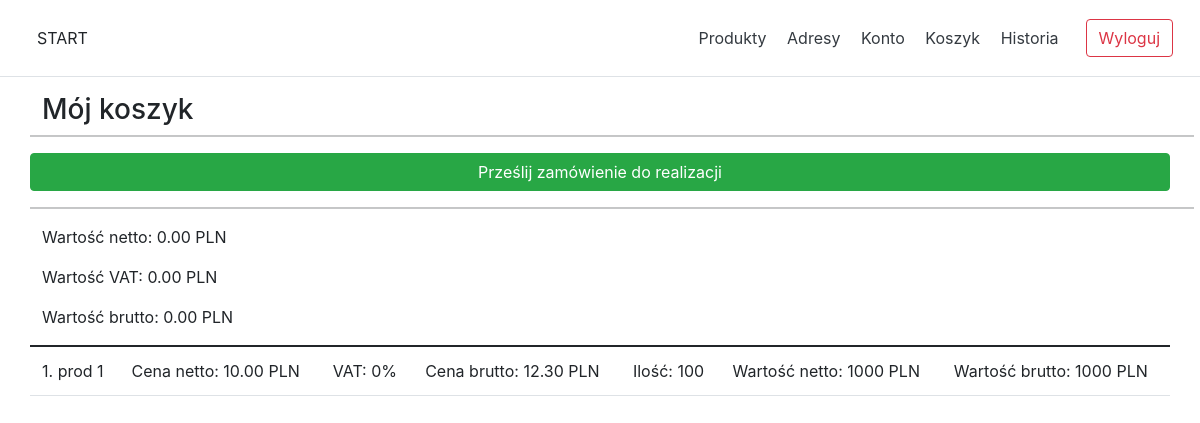
The page /pages/cart.php (signed in) on the database as committed earlier.
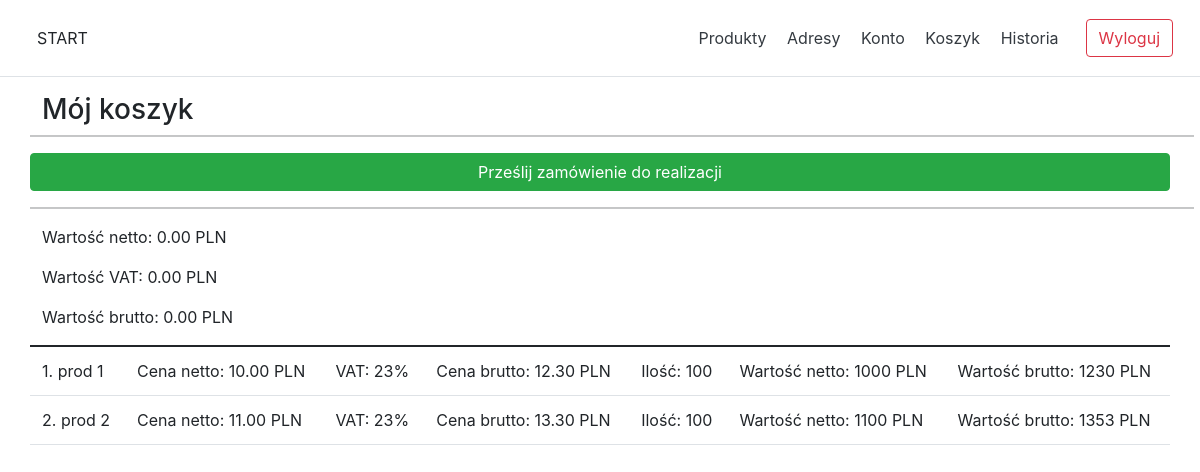
The same page on the database as committed later.
### tables this page shows
CREATE TABLE carts
(
    `id`          int(11) AUTO_INCREMENT PRIMARY KEY NOT NULL,
    `user_id`     int(11)                            NOT NULL,
    `purchased`   datetime,
    `nett_value`  decimal(10, 2)                     NOT NULL,
    `vat_value`   decimal(10, 2)                     NOT NULL,
    `gross_value` decimal(10, 2)                     NOT NULL,
    `closed`      boolean DEFAULT false              NOT NULL
);

CREATE TABLE products_in_cart
(
    `id`          int(11) AUTO_INCREMENT PRIMARY KEY NOT NULL,
    `user_id`     int(11)                            NOT NULL,
    `cart_id`     int(11)                            NOT NULL,
    `product_id`  int(11)                            NOT NULL,
    `name`        varchar(255)                       NOT NULL,
    `description` varchar(1000)                      NOT NULL,
    `nett_price`  decimal(10, 2)                     NOT NULL,
    `vat`         int(11)                            NOT NULL,
    `gross_price` decimal(10, 2)                     NOT NULL,
    `optima_code` varchar(255),
    `ean`         varchar(255),
    `quantity`    int(11)                            NOT NULL,
    `nett_value`  decimal(10, 2)                     NOT NULL,
    `vat_value`   decimal(10, 2)                     NOT NULL,
    `gross_value` decimal(10, 2)                     NOT NULL
);

### pages/cart.php (the view, shortened to what this page needs)
<!doctype html>
<html lang="pl">
<head>
    <?php include_once('../static/elements/head.inc.php'); ?>
</head>
<body>
<header>
    <?php include_once('../static/elements/header.php') ?>
</header>
<div class="container">
    <div class="row">
        <h3>Mój koszyk</h3>
        <hr>
        <button class="btn btn-success btn-block mb-3">Prześlij zamówienie do realizacji</button>
        <hr>
        <table class="table table-hover">
            <tbody>
            <?php
            include_once '../classes/dbh.classes.php';
            $userId = $_SESSION['id'];
            $stmt = $connection->prepare('SELECT * FROM carts WHERE user_id = ? AND closed = false;');
            $stmt->bind_param('i', $userId);
            $stmt->execute();
            $stmt->store_result();
            if ($stmt->num_rows > 0) {
                $stmt->bind_result($cartId, $userId, $purchased, $nettValue, $vatVaue, $grossValue, $closed);
                $stmt->fetch(); ?>
                <p>Wartość netto: <?= $nettValue ?> PLN</p>
                <p>Wartość VAT: <?= $vatVaue ?> PLN</p>
                <p>Wartość brutto: <?= $grossValue ?> PLN</p>
                <?php
                $stmt = $connection->prepare('SELECT * FROM products_in_cart WHERE cart_id = ?;');
                $stmt->bind_param('i', $cartId);
                $stmt->execute();
                $result = $stmt->get_result();
                $products = $result->fetch_all(MYSQLI_ASSOC);
                if ($products > 0) {
                    $rowNumber = 0;
                    foreach ($products as $product) {
                        $rowNumber += 1; ?>
                        <tr>
                            <td><?= $rowNumber ?>. <?= $product['name'] ?></td>
                            <td>Cena netto: <?= $product['nett_price'] ?> PLN</td>
                            <td>VAT: <?= $product['vat'] ?>%</td>
                            <td>Cena brutto: <?= $product['gross_price'] ?> PLN</td>
                            <td>Ilość: <?= $product['quantity'] ?></td>
                            <td>Wartość netto: <?= $product['nett_price'] * $product['quantity'] ?> PLN</td>
                            <td>Wartość
                                brutto: <?= $product['nett_price'] * $product['quantity'] * (1 + $product['vat'] / 100) ?>
                                PLN
                            </td>
                        </tr>
                        <?php
                    }
                } else {
                    echo('<div class="alert alert-danger text-center" role="alert">Nie masz produktów w koszyku</div>');
                }
            } else {
                echo('<div class="alert alert-danger text-center" role="alert">Nie masz produktów w koszyku</div>');
            }
            ?>
            </tbody>
        </table>
    </div>
</div>
</body>
</html>

### static/elements/head.inc.php (shortened to what this page needs)
<link href="/static/css/reset.css" rel="stylesheet"/>
<link href="https://cdn.jsdelivr.net/npm/bootstrap-icons@1.3.0/font/bootstrap-icons.css" rel="stylesheet">
<link href="https://cdn.jsdelivr.net/npm/bootstrap@5.1.3/dist/css/bootstrap.min.css" rel="stylesheet"
>
<link href="/static/css/main.css" rel="stylesheet"/>
<link href="/static/css/header.css" rel="stylesheet"/>
<link href="/static/css/footer.css" rel="stylesheet"/>

### static/elements/header.php (shortened to what this page needs)
<div class="d-flex flex-column flex-md-row align-items-center p-3 px-md-4 mb-3 bg-white border-bottom box-shadow">
    <h5 class="my-0 mr-md-auto font-weight-normal"><a class="btn" href="/">START</a></h5>
    <?php if (isset($_SESSION['id'])) {
        ?>
        <nav class="my-2 my-md-0 mr-md-3">
            <a class="p-2 text-dark" href="/pages/products.php">Produkty</a>
            <a class="p-2 text-dark" href="/pages/addresses.php">Adresy</a>
            <a class="p-2 text-dark" href="/pages/account.php">Konto</a>
            <a class="p-2 text-dark" href="/pages/cart.php">Koszyk</a>
            <a class="p-2 text-dark" href="/pages/history.php">Historia</a>
        </nav>
        <a class="btn btn-outline-danger header-btn" href="/pages/logout.php">Wyloguj</a>
        <?php
    } else {
        ?>
        <a class="btn btn-outline-success header-btn" href="/pages/login.php">Logowanie</a>
        <a class="btn btn-outline-primary header-btn" href="/pages/register.php">Rejestracja</a>
        <?php
    }
    ?>
</div>

### static/css/header.css (style rules this page uses)
html { font-size: 14px; }
@media (min-width: 768px) { html { font-size: 16px; } }
.header-btn { margin: 3px; }

### static/css/footer.css (style rules this page uses)
html { font-size: 14px; }
@media (min-width: 768px) { html { font-size: 16px; } }

Rows that differ between the two databases and show on the page:
changed products_in_cart "prod 1": vat "0" → "23"; $product['nett_price'] * $product['quantity'] * (1 + $product['vat'] / 100) "1000" → "1230"
added products_in_cart: name "prod 2", nett_price "11.00", vat "23", gross_price "13.30", quantity "100", $product['nett_price'] * $product['quantity'] "1100", $product['nett_price'] * $product['quantity'] * (1 + $product['vat'] / 100) "1353"
